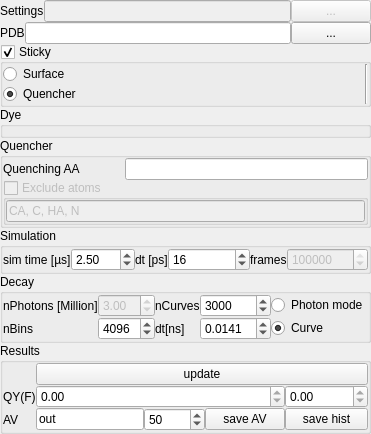
<?xml version="1.0" encoding="UTF-8"?>
<ui version="4.0">
 <class>Form</class>
 <widget class="QWidget" name="Form">
  <property name="geometry">
   <rect>
    <x>0</x>
    <y>0</y>
    <width>339</width>
    <height>355</height>
   </rect>
  </property>
  <property name="windowTitle">
   <string>Form</string>
  </property>
  <layout class="QVBoxLayout" name="verticalLayout">
   <property name="spacing">
    <number>0</number>
   </property>
   <property name="margin">
    <number>0</number>
   </property>
   <item>
    <layout class="QHBoxLayout" name="horizontalLayout_5">
     <property name="spacing">
      <number>0</number>
     </property>
     <item>
      <widget class="QLabel" name="label_25">
       <property name="text">
        <string>Settings</string>
       </property>
      </widget>
     </item>
     <item>
      <widget class="QLineEdit" name="lineEdit_2">
       <property name="enabled">
        <bool>false</bool>
       </property>
      </widget>
     </item>
     <item>
      <widget class="QPushButton" name="toolButton">
       <property name="enabled">
        <bool>false</bool>
       </property>
       <property name="text">
        <string>...</string>
       </property>
      </widget>
     </item>
    </layout>
   </item>
   <item>
    <layout class="QHBoxLayout" name="horizontalLayout">
     <property name="spacing">
      <number>0</number>
     </property>
     <item>
      <widget class="QLabel" name="label_15">
       <property name="sizePolicy">
        <sizepolicy hsizetype="Fixed" vsizetype="Preferred">
         <horstretch>0</horstretch>
         <verstretch>0</verstretch>
        </sizepolicy>
       </property>
       <property name="text">
        <string>PDB</string>
       </property>
      </widget>
     </item>
     <item>
      <widget class="QLineEdit" name="lineEdit">
       <property name="readOnly">
        <bool>true</bool>
       </property>
      </widget>
     </item>
     <item>
      <widget class="QPushButton" name="toolButton_2">
       <property name="text">
        <string>...</string>
       </property>
      </widget>
     </item>
    </layout>
   </item>
   <item>
    <widget class="QGroupBox" name="groupBox_4">
     <property name="title">
      <string>Sticky</string>
     </property>
     <property name="checkable">
      <bool>true</bool>
     </property>
     <layout class="QGridLayout" name="gridLayout_4">
      <property name="margin">
       <number>0</number>
      </property>
      <property name="spacing">
       <number>0</number>
      </property>
      <item row="0" column="0">
       <widget class="QRadioButton" name="radioButton">
        <property name="toolTip">
         <string>The &quot;surface&quot; of the AV is defined by selecting AV-points within a sphere of radius Rs around the Cbeta atoms</string>
        </property>
        <property name="text">
         <string>Surface</string>
        </property>
        <property name="checked">
         <bool>false</bool>
        </property>
       </widget>
      </item>
      <item row="1" column="0">
       <widget class="QRadioButton" name="radioButton_2">
        <property name="enabled">
         <bool>true</bool>
        </property>
        <property name="text">
         <string>Quencher</string>
        </property>
        <property name="checked">
         <bool>true</bool>
        </property>
       </widget>
      </item>
      <item row="0" column="1" rowspan="2">
       <widget class="Line" name="line">
        <property name="orientation">
         <enum>Qt::Vertical</enum>
        </property>
       </widget>
      </item>
      <item row="0" column="2" rowspan="2">
       <layout class="QVBoxLayout" name="verticalLayout_13"/>
      </item>
     </layout>
    </widget>
   </item>
   <item>
    <widget class="QGroupBox" name="groupBox">
     <property name="title">
      <string>Dye</string>
     </property>
     <layout class="QGridLayout" name="gridLayout">
      <property name="margin">
       <number>0</number>
      </property>
      <property name="spacing">
       <number>0</number>
      </property>
      <item row="0" column="1" rowspan="4">
       <layout class="QVBoxLayout" name="verticalLayout_14"/>
      </item>
      <item row="0" column="0" rowspan="4">
       <layout class="QVBoxLayout" name="verticalLayout_10">
        <property name="spacing">
         <number>0</number>
        </property>
       </layout>
      </item>
      <item row="0" column="2" rowspan="4">
       <layout class="QVBoxLayout" name="verticalLayout_15"/>
      </item>
     </layout>
    </widget>
   </item>
   <item>
    <widget class="QGroupBox" name="groupBox_8">
     <property name="title">
      <string>Quencher</string>
     </property>
     <layout class="QGridLayout" name="gridLayout_5">
      <property name="margin">
       <number>0</number>
      </property>
      <property name="spacing">
       <number>0</number>
      </property>
      <item row="2" column="0">
       <widget class="QLabel" name="label_2">
        <property name="text">
         <string>Quenching AA</string>
        </property>
       </widget>
      </item>
      <item row="5" column="0" colspan="3">
       <widget class="QGroupBox" name="groupBox_5">
        <property name="enabled">
         <bool>false</bool>
        </property>
        <property name="title">
         <string>Exclude atoms</string>
        </property>
        <property name="checkable">
         <bool>true</bool>
        </property>
        <property name="checked">
         <bool>false</bool>
        </property>
        <layout class="QVBoxLayout" name="verticalLayout_8">
         <property name="spacing">
          <number>0</number>
         </property>
         <property name="margin">
          <number>0</number>
         </property>
         <item>
          <widget class="QLineEdit" name="lineEdit_6">
           <property name="text">
            <string>CA, C, HA, N</string>
           </property>
          </widget>
         </item>
        </layout>
       </widget>
      </item>
      <item row="2" column="1" colspan="2">
       <widget class="QLineEdit" name="lineEdit_3">
        <property name="sizePolicy">
         <sizepolicy hsizetype="Minimum" vsizetype="Fixed">
          <horstretch>0</horstretch>
          <verstretch>0</verstretch>
         </sizepolicy>
        </property>
        <property name="text">
         <string/>
        </property>
       </widget>
      </item>
      <item row="3" column="0" colspan="3">
       <layout class="QVBoxLayout" name="verticalLayout_16"/>
      </item>
     </layout>
    </widget>
   </item>
   <item>
    <widget class="QGroupBox" name="groupBox_2">
     <property name="title">
      <string>Simulation</string>
     </property>
     <property name="checkable">
      <bool>false</bool>
     </property>
     <layout class="QGridLayout" name="gridLayout_2">
      <property name="margin">
       <number>0</number>
      </property>
      <property name="spacing">
       <number>0</number>
      </property>
      <item row="0" column="1" colspan="2">
       <widget class="QDoubleSpinBox" name="doubleSpinBox_6">
        <property name="sizePolicy">
         <sizepolicy hsizetype="Expanding" vsizetype="Fixed">
          <horstretch>0</horstretch>
          <verstretch>0</verstretch>
         </sizepolicy>
        </property>
        <property name="maximum">
         <double>200.000000000000000</double>
        </property>
        <property name="value">
         <double>2.500000000000000</double>
        </property>
       </widget>
      </item>
      <item row="0" column="0">
       <widget class="QLabel" name="label_9">
        <property name="text">
         <string>sim time [µs]</string>
        </property>
       </widget>
      </item>
      <item row="0" column="5">
       <widget class="QDoubleSpinBox" name="doubleSpinBox_7">
        <property name="sizePolicy">
         <sizepolicy hsizetype="Expanding" vsizetype="Fixed">
          <horstretch>0</horstretch>
          <verstretch>0</verstretch>
         </sizepolicy>
        </property>
        <property name="decimals">
         <number>0</number>
        </property>
        <property name="value">
         <double>16.000000000000000</double>
        </property>
       </widget>
      </item>
      <item row="0" column="4">
       <widget class="QLabel" name="label_10">
        <property name="text">
         <string>dt [ps]</string>
        </property>
       </widget>
      </item>
      <item row="0" column="6">
       <widget class="QLabel" name="label_11">
        <property name="text">
         <string>frames</string>
        </property>
       </widget>
      </item>
      <item row="0" column="7">
       <widget class="QSpinBox" name="spinBox">
        <property name="enabled">
         <bool>false</bool>
        </property>
        <property name="sizePolicy">
         <sizepolicy hsizetype="Expanding" vsizetype="Fixed">
          <horstretch>0</horstretch>
          <verstretch>0</verstretch>
         </sizepolicy>
        </property>
        <property name="maximum">
         <number>99999999</number>
        </property>
        <property name="value">
         <number>156250</number>
        </property>
       </widget>
      </item>
     </layout>
    </widget>
   </item>
   <item>
    <widget class="QGroupBox" name="groupBox_6">
     <property name="title">
      <string>Decay</string>
     </property>
     <layout class="QGridLayout" name="gridLayout_6">
      <property name="margin">
       <number>0</number>
      </property>
      <property name="spacing">
       <number>0</number>
      </property>
      <item row="1" column="2">
       <widget class="QSpinBox" name="spinBox_2">
        <property name="sizePolicy">
         <sizepolicy hsizetype="Expanding" vsizetype="Fixed">
          <horstretch>0</horstretch>
          <verstretch>0</verstretch>
         </sizepolicy>
        </property>
        <property name="maximum">
         <number>8192</number>
        </property>
        <property name="value">
         <number>4096</number>
        </property>
       </widget>
      </item>
      <item row="1" column="0" colspan="2">
       <widget class="QLabel" name="label_19">
        <property name="sizePolicy">
         <sizepolicy hsizetype="Fixed" vsizetype="Preferred">
          <horstretch>0</horstretch>
          <verstretch>0</verstretch>
         </sizepolicy>
        </property>
        <property name="text">
         <string>nBins</string>
        </property>
       </widget>
      </item>
      <item row="1" column="5">
       <widget class="QRadioButton" name="radioButton_4">
        <property name="text">
         <string>Curve</string>
        </property>
        <property name="checkable">
         <bool>true</bool>
        </property>
        <property name="checked">
         <bool>true</bool>
        </property>
       </widget>
      </item>
      <item row="0" column="2">
       <widget class="QDoubleSpinBox" name="doubleSpinBox_11">
        <property name="enabled">
         <bool>false</bool>
        </property>
        <property name="sizePolicy">
         <sizepolicy hsizetype="Expanding" vsizetype="Fixed">
          <horstretch>0</horstretch>
          <verstretch>0</verstretch>
         </sizepolicy>
        </property>
        <property name="singleStep">
         <double>0.250000000000000</double>
        </property>
        <property name="value">
         <double>3.000000000000000</double>
        </property>
       </widget>
      </item>
      <item row="0" column="0">
       <widget class="QLabel" name="label_17">
        <property name="text">
         <string>nPhotons [Million]</string>
        </property>
       </widget>
      </item>
      <item row="1" column="4">
       <widget class="QDoubleSpinBox" name="doubleSpinBox_18">
        <property name="decimals">
         <number>4</number>
        </property>
        <property name="value">
         <double>0.014100000000000</double>
        </property>
       </widget>
      </item>
      <item row="0" column="5">
       <widget class="QRadioButton" name="radioButton_3">
        <property name="text">
         <string>Photon mode</string>
        </property>
        <property name="checked">
         <bool>false</bool>
        </property>
       </widget>
      </item>
      <item row="1" column="3">
       <widget class="QLabel" name="label_21">
        <property name="sizePolicy">
         <sizepolicy hsizetype="Fixed" vsizetype="Preferred">
          <horstretch>0</horstretch>
          <verstretch>0</verstretch>
         </sizepolicy>
        </property>
        <property name="text">
         <string>dt[ns]</string>
        </property>
       </widget>
      </item>
      <item row="0" column="3">
       <widget class="QLabel" name="label">
        <property name="text">
         <string>nCurves</string>
        </property>
       </widget>
      </item>
      <item row="0" column="4">
       <widget class="QSpinBox" name="spinBox_4">
        <property name="minimum">
         <number>1</number>
        </property>
        <property name="maximum">
         <number>999999</number>
        </property>
        <property name="singleStep">
         <number>1000</number>
        </property>
        <property name="value">
         <number>3000</number>
        </property>
       </widget>
      </item>
     </layout>
    </widget>
   </item>
   <item>
    <widget class="QGroupBox" name="groupBox_7">
     <property name="title">
      <string>Results</string>
     </property>
     <layout class="QGridLayout" name="gridLayout_7">
      <property name="margin">
       <number>0</number>
      </property>
      <property name="spacing">
       <number>0</number>
      </property>
      <item row="1" column="0">
       <widget class="QLabel" name="label_20">
        <property name="sizePolicy">
         <sizepolicy hsizetype="Fixed" vsizetype="Preferred">
          <horstretch>0</horstretch>
          <verstretch>0</verstretch>
         </sizepolicy>
        </property>
        <property name="text">
         <string>QY(F)</string>
        </property>
       </widget>
      </item>
      <item row="2" column="2">
       <widget class="QPushButton" name="pushButton_4">
        <property name="text">
         <string>save hist</string>
        </property>
       </widget>
      </item>
      <item row="1" column="2">
       <widget class="QDoubleSpinBox" name="doubleSpinBox_15">
        <property name="sizePolicy">
         <sizepolicy hsizetype="MinimumExpanding" vsizetype="Fixed">
          <horstretch>0</horstretch>
          <verstretch>0</verstretch>
         </sizepolicy>
        </property>
        <property name="toolTip">
         <string>The percentage of collided frames</string>
        </property>
        <property name="readOnly">
         <bool>true</bool>
        </property>
        <property name="decimals">
         <number>2</number>
        </property>
       </widget>
      </item>
      <item row="1" column="1">
       <widget class="QDoubleSpinBox" name="doubleSpinBox_16">
        <property name="toolTip">
         <string>The quantum yield of the decay</string>
        </property>
        <property name="readOnly">
         <bool>true</bool>
        </property>
        <property name="maximum">
         <double>2.000000000000000</double>
        </property>
       </widget>
      </item>
      <item row="2" column="0">
       <widget class="QLabel" name="label_18">
        <property name="text">
         <string>AV</string>
        </property>
       </widget>
      </item>
      <item row="2" column="1">
       <layout class="QHBoxLayout" name="horizontalLayout_2">
        <property name="spacing">
         <number>0</number>
        </property>
        <item>
         <widget class="QLineEdit" name="lineEdit_5">
          <property name="text">
           <string>out</string>
          </property>
         </widget>
        </item>
        <item>
         <widget class="QSpinBox" name="spinBox_3">
          <property name="toolTip">
           <string>Skip every x'th frame in the trajectory (save space for saving)</string>
          </property>
          <property name="maximum">
           <number>99999</number>
          </property>
          <property name="value">
           <number>50</number>
          </property>
         </widget>
        </item>
        <item>
         <widget class="QPushButton" name="pushButton_5">
          <property name="text">
           <string>save AV</string>
          </property>
         </widget>
        </item>
       </layout>
      </item>
      <item row="0" column="1" colspan="3">
       <widget class="QPushButton" name="pushButton_3">
        <property name="sizePolicy">
         <sizepolicy hsizetype="Minimum" vsizetype="Fixed">
          <horstretch>0</horstretch>
          <verstretch>0</verstretch>
         </sizepolicy>
        </property>
        <property name="text">
         <string>update</string>
        </property>
       </widget>
      </item>
     </layout>
    </widget>
   </item>
  </layout>
  <action name="actionLoad_PDB">
   <property name="text">
    <string>Load PDB</string>
   </property>
  </action>
  <action name="actionLoad_Settings">
   <property name="text">
    <string>Load Settings</string>
   </property>
  </action>
  <action name="actionUpdate_all">
   <property name="text">
    <string>Update all</string>
   </property>
  </action>
  <action name="actionSave_AV">
   <property name="text">
    <string>Save AV</string>
   </property>
  </action>
  <action name="actionSave_histogram">
   <property name="text">
    <string>Save histogram</string>
   </property>
  </action>
 </widget>
 <resources/>
 <connections>
  <connection>
   <sender>pushButton_3</sender>
   <signal>clicked()</signal>
   <receiver>actionUpdate_all</receiver>
   <slot>trigger()</slot>
   <hints>
    <hint type="sourcelabel">
     <x>183</x>
     <y>297</y>
    </hint>
    <hint type="destinationlabel">
     <x>-1</x>
     <y>-1</y>
    </hint>
   </hints>
  </connection>
  <connection>
   <sender>toolButton_2</sender>
   <signal>clicked()</signal>
   <receiver>actionLoad_PDB</receiver>
   <slot>trigger()</slot>
   <hints>
    <hint type="sourcelabel">
     <x>325</x>
     <y>32</y>
    </hint>
    <hint type="destinationlabel">
     <x>-1</x>
     <y>-1</y>
    </hint>
   </hints>
  </connection>
  <connection>
   <sender>pushButton_5</sender>
   <signal>clicked()</signal>
   <receiver>actionSave_AV</receiver>
   <slot>trigger()</slot>
   <hints>
    <hint type="sourcelabel">
     <x>224</x>
     <y>341</y>
    </hint>
    <hint type="destinationlabel">
     <x>-1</x>
     <y>-1</y>
    </hint>
   </hints>
  </connection>
  <connection>
   <sender>pushButton_4</sender>
   <signal>clicked()</signal>
   <receiver>actionSave_histogram</receiver>
   <slot>trigger()</slot>
   <hints>
    <hint type="sourcelabel">
     <x>300</x>
     <y>341</y>
    </hint>
    <hint type="destinationlabel">
     <x>-1</x>
     <y>-1</y>
    </hint>
   </hints>
  </connection>
 </connections>
</ui>
